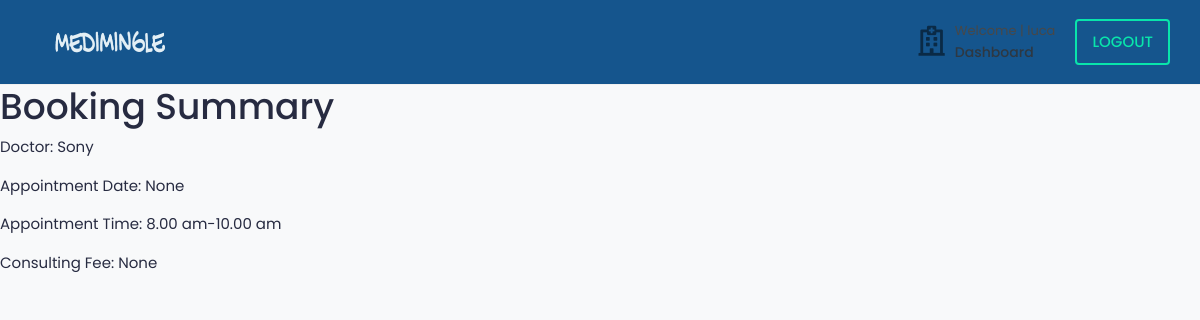
The page /booking_summary (signed in) on the database as committed earlier.
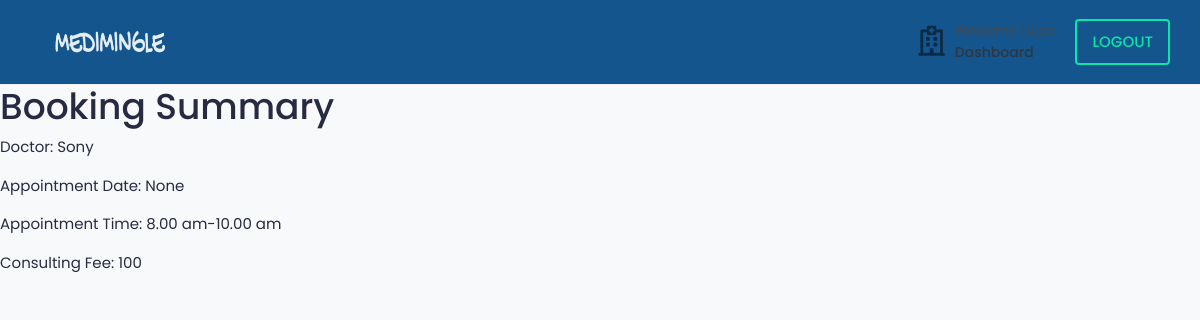
The same page on the database as committed later.
### medi/models.py (models this page shows, shortened)
class PatientAppointment(models.Model):
    appoint_date = models.DateField(max_length=50, null=True)
    appoint_time = models.CharField(max_length=50, null=True)
    appoint_day = models.CharField(max_length=50, null=True)
    doctor = models.ForeignKey(Doctor, on_delete=models.DO_NOTHING, null=True)
    patient = models.ForeignKey(Patient, on_delete=models.DO_NOTHING, null=True)
    month = models.CharField(max_length=50, null=True)
    date = models.CharField(max_length=50, null=True)

class Doctor(models.Model):
    user = models.OneToOneField(tbl_user, on_delete=models.CASCADE)
    city  = models.CharField(max_length=50,null=True,blank=True)
    profile_image = models.ImageField(upload_to='doctor/',default='default.png')
    gender = models.CharField(max_length=10, blank=True)
    description = models.TextField(blank=True)
    date_joined = models.DateTimeField(default=datetime.now, blank=True)
    consulting_fee = models.IntegerField(null=True, blank=True)
    def __str__(self):
        return self.user.first_name

class tbl_user(AbstractUser):
    email=models.EmailField(unique=True)
    phone_number=models.CharField(max_length=15, null=True)
    USER_TYPE_CHOICES = (
        ('patient', 'Patient'),('doctor', 'Doctor'),
    )
    user_type = models.CharField(
        max_length=10,
        choices=USER_TYPE_CHOICES,
        default='patient',
    )
    is_email_verified = models.BooleanField(default=False)
    email_verification_token = models.CharField(max_length=255, blank=True, null=True)
    status= models.BooleanField(default=False)

### medi/views.py (the view, shortened to what this page needs)
# urls.py: path('booking_summary', views.booking_summary,name='booking_summary'),
@never_cache
@login_required(login_url='signin')
def booking_summary(request):
    current_user = request.user
    appointments = get_list_or_404(PatientAppointment, patient__user=current_user)
    if appointments:
        appointment = appointments[0]
    else:
        appointment = None
    context = {
        'appointment': appointment,
    }
    return render(request, 'booking_summary.html', context)

### templates/booking_summary.html (shortened to what this page needs)
{% load static %}
<!DOCTYPE html>
<html lang="en">
<head>
		<link rel="stylesheet" href="{% static '/assets/css/bootstrap.min.css'%}">
		<link rel="stylesheet" href="{% static '/assets/plugins/fontawesome/css/fontawesome.min.css'%}">
		<link rel="stylesheet" href="{% static '/assets/plugins/fontawesome/css/all.min.css'%}">
		<link rel="stylesheet" href="{% static '/assets/css/style.css'%}">
	</head>
	<body>
		<div class="main-wrapper">
			{% load static %}
<header class="header">
    <nav class="navbar navbar-expand-lg header-nav">
        <div class="navbar-header">
            <a href="index-2.html" class="navbar-brand logo">
                <img src="{% static '/assets/img/logo.png'%}" class="img-fluid" alt="Logo">
            </a>
        </div>
        <ul class="nav header-navbar-rht">
            <li class="nav-item contact-item">
                <div class="header-contact-img">
                    <i class="far fa-hospital"></i>
                </div>
                <div class="header-contact-detail">
                    {% if user.is_authenticated %}
                        <p class="contact-header">Welcome | {{ user.first_name }}</p>
                        {% if user.user_type == 'doctor' %}
                            <p class="contact-info-header"><a href="{% url 'doctor_dashboard' %}">Dashboard</a></p>
                        {% else %}
                        <p class="contact-info-header"><a href="{% url 'patient_dashboard' %}">Dashboard</a></p>
                        {% endif %}
                    {% endif %}
                </div>
            </li>
            <li class="nav-item">
               <a class="nav-link header-login" href="{% url 'logout' %}">logout</a>
            </li>
        </ul>
    </nav>
</header>
<html lang="en">
<head>
</head>
<body>
    <h1>Booking Summary</h1>
    <p>Doctor: {{ appointment.doctor }}</p>
    <p>Appointment Date: {{ appointment.appoint_date }}</p>
    <p>Appointment Time: {{ appointment.appoint_time }}</p>
    <p>Consulting Fee: {{ appointment.doctor.consulting_fee }}</p>
</body>
</html>

Rows that differ between the two databases and show on the page:
changed through a linked row, PatientAppointment "None": doctor.consulting_fee "None" → "100"
